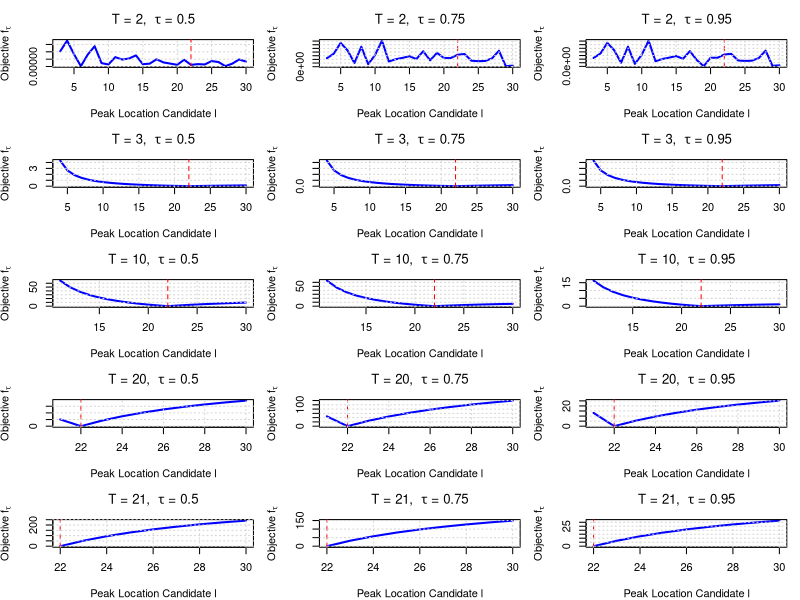

Reproduce this figure in R.
# ---------------------------------------------------------------------------
# Quantile-Based Peak Estimation with Laplace Noise
# ---------------------------------------------------------------------------
# Author: Said Maanan
# Date: 2025-06-14
# ---------------------------------------------------------------------------
# ---------------------------------------------------------------------------
# Laplace Noise Generator
# ---------------------------------------------------------------------------
rlaplace <- function(n, location = 0, scale = 1) {
  u <- runif(n, -0.5, 0.5)
  location - scale * sign(u) * log(1 - 2 * abs(u))
}

# ---------------------------------------------------------------------------
# Quantile Loss Function
# ---------------------------------------------------------------------------
quantile_loss <- function(u, tau) {
  u * ( tau - (u < 0) )
}

# ---------------------------------------------------------------------------
# Weighted Quantile (Generalized Algorithm, tau in (0,1))
# ---------------------------------------------------------------------------
med_weighted_tau <- function(I, l, s, tau) {
  T <- length(I)
  
  # Transform signals and weights first
  x <- I * exp(((1:T) - l)^2 / s^2)
  w <- exp(-((1:T) - l)^2 / s^2)
  
  o <- order(x)
  x_sorted <- x[o]
  w_sorted <- w[o]
  
  cum_w <- cumsum(w_sorted)
  cutoff <- tau * sum(w_sorted)
  
  k <- min(which(cum_w >= cutoff))
  
  return(x_sorted[k]) 
}

# ---------------------------------------------------------------------------
# Quantile-Based Amplitude Estimation
# ---------------------------------------------------------------------------
compute_a <- function(I, l, s, tau) {
  med_weighted_tau(I, l, s, tau)
}

# ---------------------------------------------------------------------------
# Quantile Loss objective
# ---------------------------------------------------------------------------
objective_function <- function(I, a, l, s, tau) {
  t <- seq_along(I)
  fitted <- a * exp(-((t - l)^2) / s^2)
  u <- I - fitted
  mean(quantile_loss(u, tau))
}

# ---------------------------------------------------------------------------
# Optimize s for a given l
# ---------------------------------------------------------------------------
search_best_s <- function(I, l, tau) {
  f_obj <- function(s) {
    a_hat <- compute_a(I, l, s, tau)
    objective_function(I, a_hat, l, s, tau)
  }
  optimize(f_obj, interval = c(1, 20), tol = 1e-4)$minimum
}

# ---------------------------------------------------------------------------
# Main simulation function
# ---------------------------------------------------------------------------
simulate_quantile_objective <- function(T, A, L, S, h, tau, snr = Inf, seed = NULL, l_range = NULL, force_l_gt_T = FALSE) {
  t <- 1:T
  signal <- A * exp(-((t - L)^2) / S^2)
  
  if (!is.null(seed)) set.seed(seed)
  
  if (is.finite(snr)) {
    b <- A / (sqrt(2) * snr)
    noise <- rlaplace(T, scale = b)
    I <- signal + noise
  } else {
    I <- signal
  }
  
  if (is.null(l_range)) {
    l_grid <- if (force_l_gt_T) seq(T + 1, h) else if (is.finite(snr)) seq(L - 4, L + 3) else seq(1, h)
  } else {
    l_grid <- l_range
  }
  
  losses <- sapply(l_grid, function(l) {
    s_hat <- search_best_s(I, l, tau)
    a_hat <- compute_a(I, l, s_hat, tau)
    objective_function(I, a_hat, l, s_hat, tau)
  })
  
  data.frame(l = l_grid, loss = losses, T = T)
}

# ---------------------------------------------------------------------------
# Combined Plotting Utility for All Tau and T Values
# ---------------------------------------------------------------------------
plot_all_quantile_objectives <- function(results_all, A_true, L_true) {
  Ts <- sort(unique(results_all$T))
  taus <- sort(unique(results_all$tau))
  pdf(file = "plot_quantile_all.pdf", width = 7.5, height = 10)
  # png(filename = "plot_quantile_all.png", width = 900, height = 1200, res = 120)
  old_par <- par(mfrow = c(length(Ts), length(taus)), mar = c(4, 4, 3, 1))
  on.exit({ par(old_par); dev.off() })
  
  for (T_val in Ts) {
    for (tau_val in taus) {
      subset_data <- subset(results_all, T == T_val & tau == tau_val)
      plot(subset_data$l, subset_data$loss, type = "l", lwd = 2, col = "blue",
           xlab = "Peak Location Candidate l",
           ylab = expression("Objective " * f[tau]),
           main = bquote("T = " * .(T_val) * ",  " * tau * " = " * .(tau_val)))
      abline(v = L_true, col = "red", lty = 2)
      grid()
    }
  }
}

# ---------------------------------------------------------------------------
# Run simulation for all tau values and combine plots into a single figure
# ---------------------------------------------------------------------------
A_true <- 15000
L_true <- 22
S_true <- 10
h <- 30
Ts_free <- c(2, 3, 10, 20, 21)
tau_values <- c(0.5, 0.75, 0.95)

results_all <- do.call(rbind, lapply(tau_values, function(tau_val) {
  do.call(rbind, lapply(Ts_free, function(T) {
    df <- simulate_quantile_objective(
      T, A = A_true, L = L_true, S = S_true, h = h,
      tau = tau_val, snr = Inf, force_l_gt_T = TRUE
    )
    df$tau <- tau_val
    df
  }))
}))

plot_all_quantile_objectives(results_all, A_true, L_true)
cat("Combined plot saved to plot_quantile_all.png\n")
